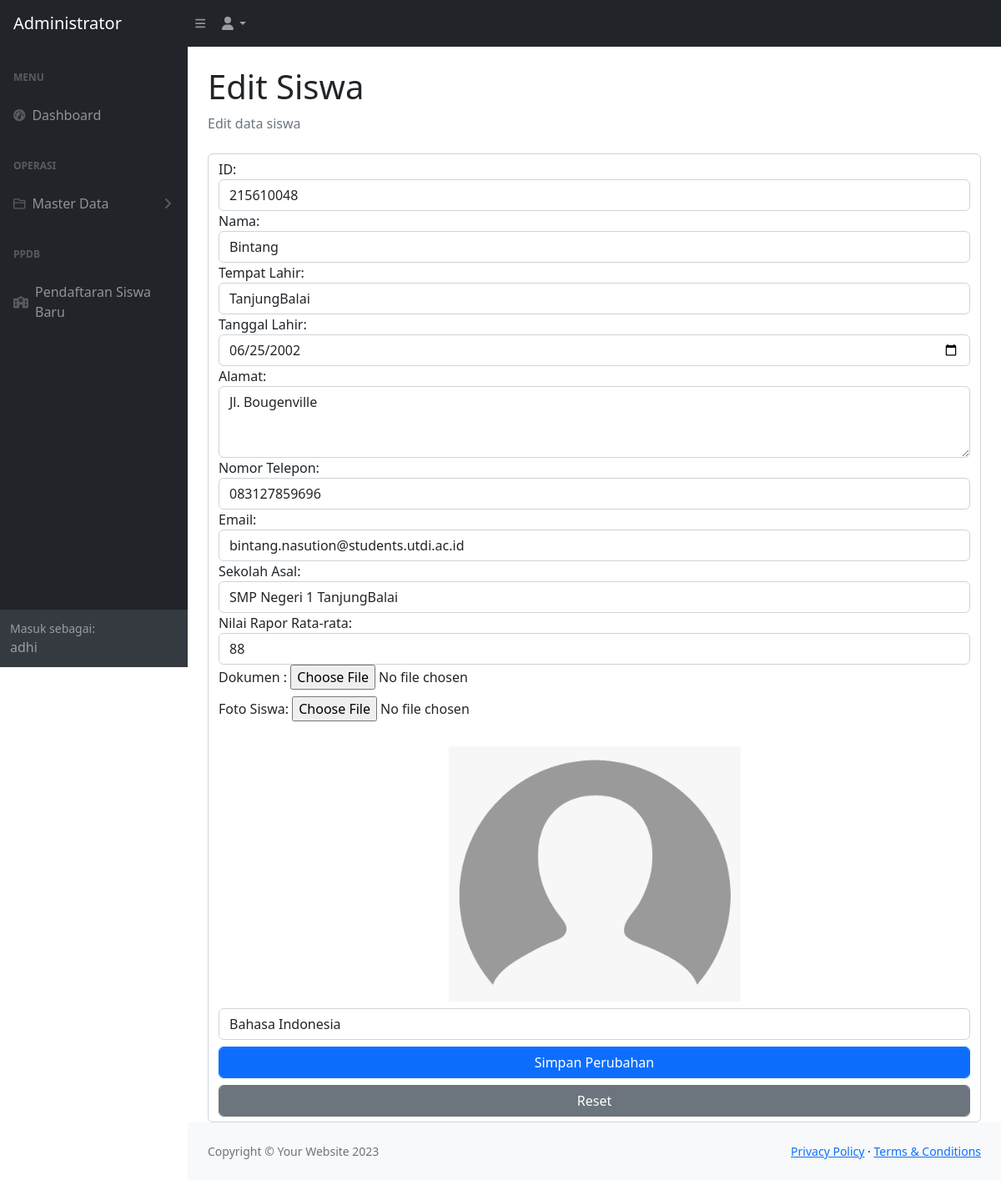
The app's page /page/admin/action/editsiswa.php?id=215610048 (signed in) with its own data.
### tables this page shows
CREATE TABLE `siswa` (
  `ID` int(11) NOT NULL,
  `Nama` varchar(100) DEFAULT NULL,
  `TempatLahir` varchar(100) DEFAULT NULL,
  `TanggalLahir` date DEFAULT NULL,
  `Alamat` varchar(255) DEFAULT NULL,
  `NomorTelepon` varchar(15) DEFAULT NULL,
  `Email` varchar(100) DEFAULT NULL,
  `SekolahAsal` varchar(100) DEFAULT NULL,
  `NilaiRapor` float DEFAULT NULL,
  `DokumenIdentitas` varchar(100) DEFAULT NULL,
  `FotoSiswa` varchar(50) DEFAULT NULL,
  `PilihanJurusan` varchar(100) DEFAULT NULL,
  `is_accepted` enum('Diterima','Ditinjau','Ditolak','') NOT NULL
);

### page/admin/action/editsiswa.php (the view, shortened to what this page needs)
<?php
$conn = new mysqli("localhost", "id22353485_proyekpsi", "Proyekpsi.123456789", "id22353485_proyek_sistem");
$id = $_GET['id'];
if(isset($_POST['submit'])){
    $nama = $_POST['nama'];
    $tempatLahir = $_POST['tempatLahir'];
    $tanggalLahir = $_POST['tanggalLahir'];
    $alamat = $_POST['alamat'];
    $nomorTelepon = $_POST['nomorTelepon'];
    $email = $_POST['email'];
    $sekolahAsal = $_POST['sekolahAsal'];
    $nilaiRapor = $_POST['nilaiRapor'];
    $pilihanJurusan = $_POST['pilihanJurusan'];
    $fotoSiswa = $_FILES['fotoSiswa']['name'];
    $target_dir = "uploads/";
    $target_file = $target_dir . basename($fotoSiswa);
    if ($fotoSiswa) {
        move_uploaded_file($_FILES["fotoSiswa"]["tmp_name"], $target_file);
        $fotoSiswaQuery = ", fotoSiswa='$fotoSiswa'";
    } else {
        $fotoSiswaQuery = "";
    }
    $query = "UPDATE siswa SET
                nama='$nama',
                tempatLahir='$tempatLahir',
                tanggalLahir='$tanggalLahir',
                alamat='$alamat',
                nomorTelepon='$nomorTelepon',
                email='$email',
                sekolahAsal='$sekolahAsal',
                nilaiRapor='$nilaiRapor',
                pilihanJurusan='$pilihanJurusan'
                $fotoSiswaQuery
              WHERE id='$id'";
    if (mysqli_query($conn, $query)) {
        header("Location: ../datasiswa.php?update=success");
    } else {
        echo "Error: " . $query . "<br>" . mysqli_error($conn);
    }
} else {
    $result = mysqli_query($conn, "SELECT * FROM siswa WHERE id='$id'");
    $data = mysqli_fetch_assoc($result);
}
?>
<!DOCTYPE html>
<html lang="en">
<head>
    <link href="https://cdn.jsdelivr.net/npm/simple-datatables@7.1.2/dist/style.min.css" rel="stylesheet" />
    <link href="../dist/css/styles.css" rel="stylesheet" />
</head>
<body class="sb-nav-fixed">
    <nav class="sb-topnav navbar navbar-expand navbar-dark bg-dark">
        <a class="navbar-brand ps-3" href="index.php">Administrator</a>
        <button class="btn btn-link btn-sm order-1 order-lg-0 me-4 me-lg-0" id="sidebarToggle" href="#!"><i class="fas fa-bars"></i></button>
        <ul class="navbar-nav ms-auto ms-md-0 me-3 me-lg-4">
            <li class="nav-item dropdown">
                <a class="nav-link dropdown-toggle" id="navbarDropdown" href="#" role="button" data-bs-toggle="dropdown" aria-expanded="false"><i class="fas fa-user fa-fw"></i></a>
            </li>
        </ul>
    </nav>
    <div id="layoutSidenav">
        <div id="layoutSidenav_nav">
            <nav class="sb-sidenav accordion sb-sidenav-dark" id="sidenavAccordion">
                <div class="sb-sidenav-menu">
                    <div class="nav">
                        <div class="sb-sidenav-menu-heading">Menu</div>
                        <a class="nav-link" href="dashboard.php">
                            <div class="sb-nav-link-icon"><i class="fas fa-tachometer-alt"></i></div>
                            Dashboard
                        </a>
                        <div class="sb-sidenav-menu-heading">Operasi</div>
                        <a class="nav-link collapsed" href="#" data-bs-toggle="collapse" data-bs-target="#collapseLayouts" aria-expanded="false" aria-controls="collapseLayouts">
                            <div class="sb-nav-link-icon"><i class="fa-regular fa-folder-closed"></i></div>
                            Master Data
                            <div class="sb-sidenav-collapse-arrow"><i class="fas fa-angle-down"></i></div>
                        </a>
                        <div class="sb-sidenav-menu-heading">PPDB</div>
                        <a class="nav-link" href="addsiswa.php">
                            <div class="sb-nav-link-icon"><i class="fa-solid fa-school"></i></div>
                            Pendaftaran Siswa Baru
                        </a>
                    </div>
                </div>
                <div class="sb-sidenav-footer">
                    <div class="small">Masuk sebagai:</div>
                    <?php echo $_SESSION['username'];?>
                </div>
            </nav>
        </div>
        <div id="layoutSidenav_content">
            <main>
                <div class="container-fluid px-4">
                    <h1 class="mt-4">Edit Siswa</h1>
                    <ol class="breadcrumb mb-4">
                        <li class="breadcrumb-item active">Edit data siswa</li>
                    </ol>
                    <form action="" method="post" enctype="multipart/form-data" class="form-control">
                        <div class="form-group">
                            <label for="id">ID:</label>
                            <input type="text" class="form-control" id="id" name="id" value="<?php echo $data['ID']; ?>" readonly>
                        </div>
                        <div class="form-group">
                            <label for="nama">Nama:</label>
                            <input type="text" class="form-control" id="nama" name="nama" value="<?php echo $data['Nama']; ?>">
                        </div>
                        <div class="form-group">
                            <label for="tempatLahir">Tempat Lahir:</label>
                            <input type="text" class="form-control" id="tempatLahir" name="tempatLahir" value="<?php echo $data['TempatLahir']; ?>">
                        </div>
                        <div class="form-group">
                            <label for="tanggalLahir">Tanggal Lahir:</label>
                            <input type="date" class="form-control" id="tanggalLahir" name="tanggalLahir" value="<?php echo $data['TanggalLahir']; ?>">
                        </div>
                        <div class="form-group">
                            <label for="alamat">Alamat:</label>
                            <textarea class="form-control" id="alamat" name="alamat" rows="3"><?php echo $data['Alamat']; ?></textarea>
                        </div>
                        <div class="form-group">
                            <label for="nomorTelepon">Nomor Telepon:</label>
                            <input type="number" class="form-control" id="nomorTelepon" name="nomorTelepon" value="<?php echo $data['NomorTelepon']; ?>">
                        </div>
                        <div class="form-group">
                            <label for="email">Email:</label>
                            <input type="email" class="form-control" id="email" name="email" value="<?php echo $data['Email']; ?>">
                        </div>
                        <div class="form-group">
                            <label for="sekolahAsal">Sekolah Asal:</label>
                            <input type="text" class="form-control" id="sekolahAsal" name="sekolahAsal" value="<?php echo $data['SekolahAsal']; ?>">
                        </div>
                        <div class="form-group">
                            <label for="nilaiRapor">Nilai Rapor Rata-rata:</label>
                            <input type="number" class="form-control" id="nilaiRapor" name="nilaiRapor" step="0.01" value="<?php echo $data['NilaiRapor']; ?>">
                        </div>
                        <div class="form-group">
                            <label for="dokumenIdentitas">Dokumen :</label>
                            <input type="file" class="form-control-file" id="dokumenIdentitas" name="dokumenIdentitas">
                        </div>
                        <div class="form-group">
                            <label for="fotoSiswa">Foto Siswa:</label>
                            <input type="file" class="form-control-file pt-2" id="fotoSiswa" name="fotoSiswa">
                            <div class="row justify-content-center">
                                <div class="col-md-6 text-center">
                                    <img id="fotoPreview" width="350px" src="../foto_siswa/<?php echo $data['FotoSiswa']; ?>" alt="Preview Foto Siswa" class="img-fluid centered-img mb-2">
                                </div>
                            </div>
                        </div>
                        <select class="form-control" id="pilihanJurusan" name="pilihanJurusan">
                            <option value="BINDO" <?php if($data['PilihanJurusan'] == 'BINDO') echo 'selected'; ?>>Bahasa Indonesia</option>
                        </select>
                        <div class="form-group mt-2">
                            <button type="submit" name="submit" class="btn btn-primary form-control mb-2">Simpan Perubahan</button>
                            <button type="reset" class="btn btn-secondary form-control">Reset</button>
                        </div>
                    </form>
                </div>
            </main>
            <footer class="py-4 bg-light mt-auto">
                <div class="container-fluid px-4">
                    <div class="d-flex align-items-center justify-content-between small">
                        <div class="text-muted">Copyright &copy; Your Website 2023</div>
                        <div>
                            <a href="#">Privacy Policy</a>
                            &middot;
                            <a href="#">Terms &amp; Conditions</a>
                        </div>
                    </div>
                </div>
            </footer>
        </div>
    </div>
</body>
</html>

### page/admin/action/editsiswa.php (style rules this page uses)
.centered-img { margin-top: 30px; }

### records on screen
siswa: id "215610048", nama "Bintang", tempatLahir "TanjungBalai", tanggalLahir "06/25/2002", alamat "Jl. Bougenville", nomorTelepon "083127859696", email "bintang.nasution@students.utdi.ac.id", sekolahAsal "SMP Negeri 1 TanjungBalai", nilaiRapor "88", FotoSiswa (placeholder picture), pilihanJurusan "Bahasa Indonesia"

### other values on screen
$_SESSION['username'] "adhi"
